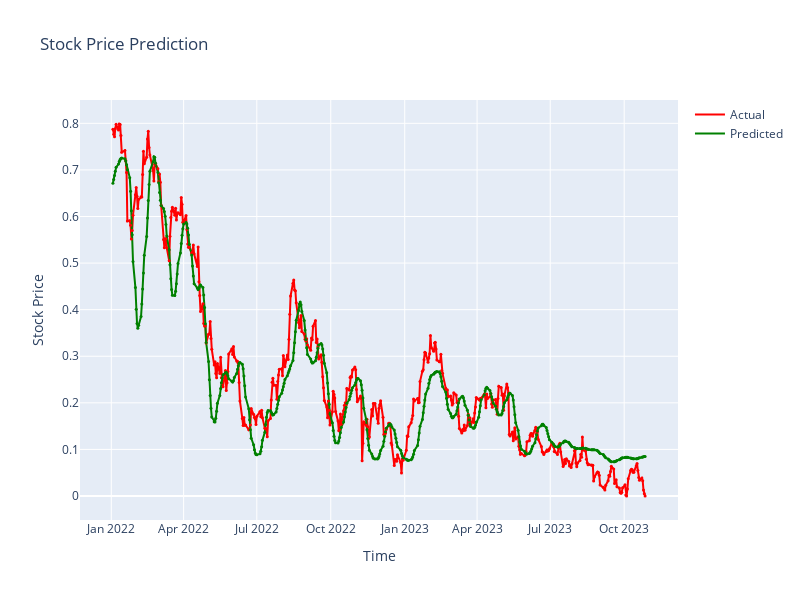

This figure's notebook cell:
### Code cell
import plotly.graph_objs as go

# Create a trace for actual values
trace_actual = go.Scatter(x=df_test['date'], y=y_test, mode='lines', name='Actual', line=dict(color='red'))

# Create a trace for predicted values
trace_pred = go.Scatter(x=df_test['date'], y=y_pred.flatten(), mode='lines', name='Predicted', line=dict(color='green'))

# Create a trace for markers with reduced size
trace_markers1 = go.Scatter(
    x=df_test['date'],
    y=y_test.flatten(),
    mode='markers',
    name='',
    showlegend=False,
    marker=dict(color='red', size=3),  # Adjust the size here
)

trace_markers2 = go.Scatter(
    x=df_test['date'],
    y=y_pred.flatten(),
    mode='markers',
    name='',
    showlegend=False,
    marker=dict(color='green', size=3),  # Adjust the size here
)

# Create the Plotly figure
fig = go.Figure(data=[trace_actual, trace_pred, trace_markers1, trace_markers2])

# Customize the layout
fig.update_layout(
    title='Stock Price Prediction',
    xaxis_title='Time',
    yaxis_title='Stock Price',
     width=800,
    height=600
)

# Show the Plotly figure
fig.show()

### Figure 1 — Plotly figure (JSON) as saved in the notebook; plotly's stock layout.template omitted (floating-point values rounded to 4 significant figures; data arrays with more than 128 entries replaced by an {"elided": "..."} marker saying what was removed)
{"data": [{"line": {"color": "red"}, "mode": "lines", "name": "Actual", "type": "scatter", "x": {"elided": "458 str values"}, "y": {"elided": "458 float values"}}, {"line": {"color": "green"}, "mode": "lines", "name": "Predicted", "type": "scatter", "x": {"elided": "458 str values"}, "y": {"elided": "458 float values"}}, {"marker": {"color": "red", "size": 3}, "mode": "markers", "name": "", "showlegend": false, "type": "scatter", "x": {"elided": "458 str values"}, "y": {"elided": "458 float values"}}, {"marker": {"color": "green", "size": 3}, "mode": "markers", "name": "", "showlegend": false, "type": "scatter", "x": {"elided": "458 str values"}, "y": {"elided": "458 float values"}}], "layout": {"height": 600, "title": {"text": "Stock Price Prediction"}, "width": 800, "xaxis": {"title": {"text": "Time"}}, "yaxis": {"title": {"text": "Stock Price"}}}}
